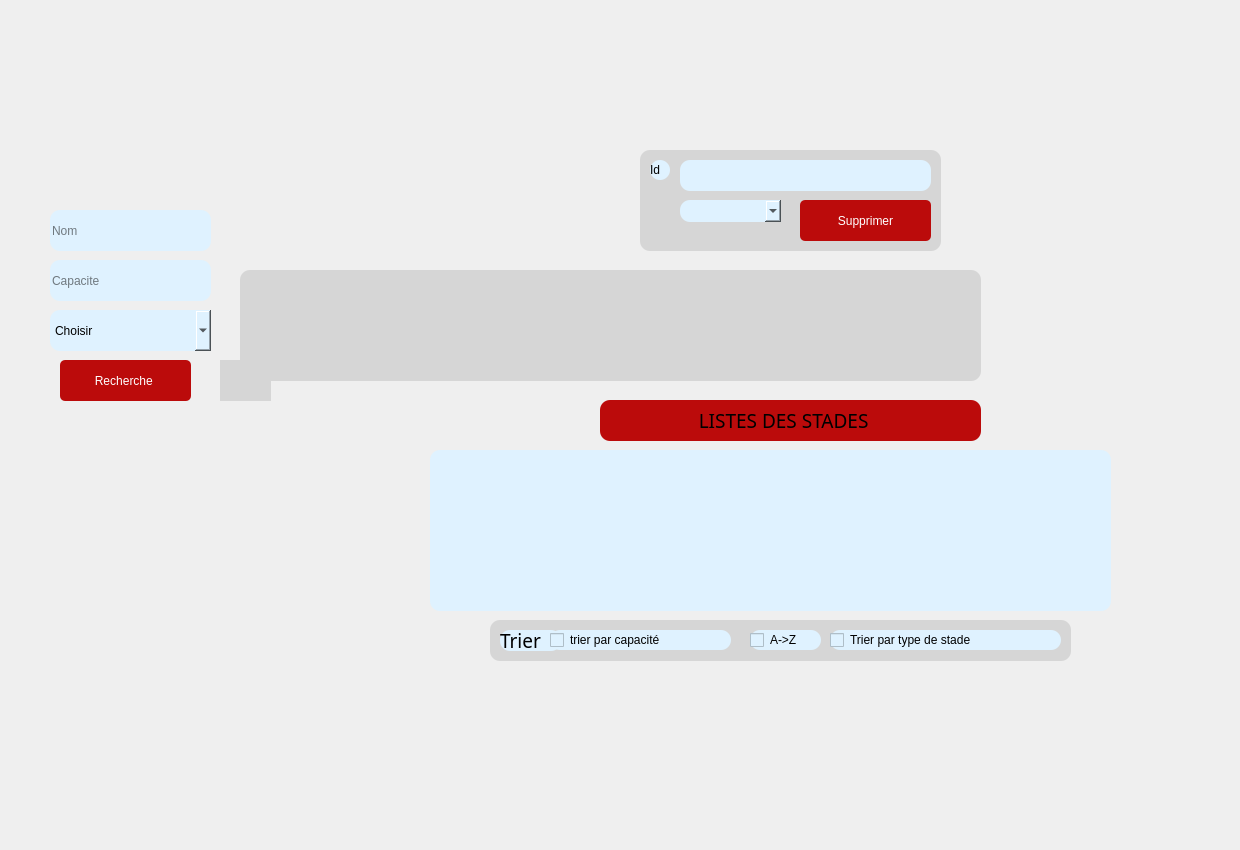
          <widget class="QWidget" name="tab_2">
           <attribute name="title">
            <string>List des stades</string>
           </attribute>
           <widget class="QTableView" name="tab_stade">
            <property name="geometry">
             <rect>
              <x>430</x>
              <y>450</y>
              <width>681</width>
              <height>161</height>
             </rect>
            </property>
            <property name="font">
             <font>
              <family>Bahnschrift</family>
              <pointsize>14</pointsize>
              <weight>50</weight>
              <italic>false</italic>
              <bold>false</bold>
              <underline>false</underline>
             </font>
            </property>
            <property name="styleSheet">
             <string notr="true">border: 1px solid gray;
font: 10pt &quot;Bahnschrift&quot;;
background: #FFFFFF;
color: #000000;
background-color: #DFF2FF; border: none;
border-radius: 10px;
icon-size: 30px;
font: 14pt &quot;Bahnschrift&quot;;
</string>
            </property>
           </widget>
           <widget class="QPushButton" name="pushButton">
            <property name="geometry">
             <rect>
              <x>800</x>
              <y>200</y>
              <width>131</width>
              <height>41</height>
             </rect>
            </property>
            <property name="styleSheet">
             <string notr="true">QPushButton {

padding: 1px;

border-style: solid;

border: 2px solid gray;

border-radius: 8px;

background-color: rgb(143, 143, 143);

border:2px solid #000;

}

QPushButton {

color: #fff !important;

text-transform: uppercase;

text-decoration: none;

background: #BB0B0B;

padding: 10px;

border-radius: 5px;

display: inline-block;

border: none;

transition: all 0.4s ease 0s;

}

QPushButton:hover {

background: #434343;

letter-spacing: 1px;

-webkit-box-shadow: 0px 5px 40px -10px rgba(0,0,0,0.57);

-moz-box-shadow: 0px 5px 40px -10px rgba(0,0,0,0.57);

box-shadow: 5px 40px -10px rgba(0,0,0,0.57);

transition: all 0.4s ease 0s;

}</string>
            </property>
            <property name="text">
             <string>Supprimer</string>
            </property>
            <property name="icon">
             <iconset>
              <normaloff>../../iconsu.png</normaloff>../../iconsu.png</iconset>
            </property>
           </widget>
           <widget class="QLabel" name="label_6">
            <property name="geometry">
             <rect>
              <x>650</x>
              <y>160</y>
              <width>20</width>
              <height>20</height>
             </rect>
            </property>
            <property name="styleSheet">
             <string notr="true">border: 1px solid gray;
font: 10pt &quot;Bahnschrift&quot;;
background: #FFFFFF;
color: #000000;
background-color: #DFF2FF; border: none;
border-radius: 10px;
icon-size: 30px;
font: 14pt &quot;Bahnschrift&quot;;
</string>
            </property>
            <property name="text">
             <string>Id</string>
            </property>
           </widget>
           <widget class="QLabel" name="label_7">
            <property name="geometry">
             <rect>
              <x>500</x>
              <y>630</y>
              <width>61</width>
              <height>21</height>
             </rect>
            </property>
            <property name="font">
             <font>
              <family>Bahnschrift</family>
              <pointsize>14</pointsize>
              <weight>50</weight>
              <italic>false</italic>
              <bold>false</bold>
              <underline>false</underline>
              <strikeout>false</strikeout>
              <kerning>true</kerning>
             </font>
            </property>
            <property name="styleSheet">
             <string notr="true">border: 1px solid gray;
font: 10pt &quot;Bahnschrift&quot;;
background: #FFFFFF;
color: #000000;
background-color: #DFF2FF; border: none;
border-radius: 10px;
icon-size: 30px;
font: 14pt &quot;Bahnschrift&quot;;
</string>
            </property>
            <property name="text">
             <string>Trier</string>
            </property>
            <property name="textFormat">
             <enum>Qt::AutoText</enum>
            </property>
           </widget>
           <widget class="QLineEdit" name="lineEdit_nom_3">
            <property name="geometry">
             <rect>
              <x>50</x>
              <y>210</y>
              <width>161</width>
              <height>41</height>
             </rect>
            </property>
            <property name="styleSheet">
             <string notr="true">border: 1px solid gray;
font: 10pt &quot;Bahnschrift&quot;;
background: #FFFFFF;
color: #000000;
background-color: #DFF2FF; border: none;
border-radius: 10px;
icon-size: 30px;
font: 14pt &quot;Bahnschrift&quot;;
</string>
            </property>
            <property name="placeholderText">
             <string>Nom</string>
            </property>
           </widget>
           <widget class="QLineEdit" name="lineEdit_capacite_3">
            <property name="geometry">
             <rect>
              <x>50</x>
              <y>260</y>
              <width>161</width>
              <height>41</height>
             </rect>
            </property>
            <property name="styleSheet">
             <string notr="true">border: 1px solid gray;
font: 10pt &quot;Bahnschrift&quot;;
background: #FFFFFF;
color: #000000;
background-color: #DFF2FF; border: none;
border-radius: 10px;
icon-size: 30px;
font: 14pt &quot;Bahnschrift&quot;;
</string>
            </property>
            <property name="placeholderText">
             <string>Capacite</string>
            </property>
           </widget>
           <widget class="QPushButton" name="pushButton_4">
            <property name="geometry">
             <rect>
              <x>60</x>
              <y>360</y>
              <width>131</width>
              <height>41</height>
             </rect>
            </property>
            <property name="styleSheet">
             <string notr="true">QPushButton {

padding: 1px;

border-style: solid;

border: 2px solid gray;

border-radius: 8px;

background-color: rgb(143, 143, 143);

border:2px solid #000;

}

QPushButton {

color: #fff !important;

text-transform: uppercase;

text-decoration: none;

background: #BB0B0B;

padding: 10px;

border-radius: 5px;

display: inline-block;

border: none;

transition: all 0.4s ease 0s;

}

QPushButton:hover {

background: #434343;

letter-spacing: 1px;

-webkit-box-shadow: 0px 5px 40px -10px rgba(0,0,0,0.57);

-moz-box-shadow: 0px 5px 40px -10px rgba(0,0,0,0.57);

box-shadow: 5px 40px -10px rgba(0,0,0,0.57);

transition: all 0.4s ease 0s;

}</string>
            </property>
            <property name="text">
             <string>Recherche </string>
            </property>
            <property name="icon">
             <iconset>
              <normaloff>../../../Downloads/search-interface-symbol (1).png</normaloff>../../../Downloads/search-interface-symbol (1).png</iconset>
            </property>
           </widget>
           <widget class="QPushButton" name="pushButton_2">
            <property name="geometry">
             <rect>
              <x>220</x>
              <y>360</y>
              <width>51</width>
              <height>41</height>
             </rect>
            </property>
            <property name="styleSheet">
             <string notr="true">icon-size: 30px;
background-color: rgb(214, 214, 214);
 border: none;</string>
            </property>
            <property name="text">
             <string/>
            </property>
            <property name="icon">
             <iconset>
              <normaloff>../../iconsu.png</normaloff>../../iconsu.png</iconset>
            </property>
           </widget>
           <widget class="QComboBox" name="comboBox_4">
            <property name="geometry">
             <rect>
              <x>680</x>
              <y>200</y>
              <width>101</width>
              <height>22</height>
             </rect>
            </property>
            <property name="styleSheet">
             <string notr="true">border: 1px solid gray;
font: 10pt &quot;Bahnschrift&quot;;
background: #FFFFFF;
color: #000000;
background-color: #DFF2FF; border: none;
border-radius: 10px;
icon-size: 30px;
font: 14pt &quot;Bahnschrift&quot;;
</string>
            </property>
           </widget>
           <widget class="QLabel" name="label_5">
            <property name="geometry">
             <rect>
              <x>240</x>
              <y>270</y>
              <width>741</width>
              <height>111</height>
             </rect>
            </property>
            <property name="styleSheet">
             <string notr="true">background-color: rgb(214, 214, 214);
border-radius: 10px;</string>
            </property>
            <property name="text">
             <string/>
            </property>
           </widget>
           <widget class="QLabel" name="label_12">
            <property name="geometry">
             <rect>
              <x>640</x>
              <y>150</y>
              <width>301</width>
              <height>101</height>
             </rect>
            </property>
            <property name="styleSheet">
             <string notr="true">background-color: rgb(214, 214, 214);
border-radius: 10px;</string>
            </property>
            <property name="text">
             <string/>
            </property>
           </widget>
           <widget class="QLabel" name="label_13">
            <property name="geometry">
             <rect>
              <x>490</x>
              <y>620</y>
              <width>581</width>
              <height>41</height>
             </rect>
            </property>
            <property name="styleSheet">
             <string notr="true">background-color: rgb(214, 214, 214);
border-radius: 10px;</string>
            </property>
            <property name="text">
             <string/>
            </property>
           </widget>
           <widget class="QLabel" name="label_15">
            <property name="geometry">
             <rect>
              <x>600</x>
              <y>400</y>
              <width>381</width>
              <height>41</height>
             </rect>
            </property>
            <property name="font">
             <font>
              <family>Bahnschrift</family>
              <pointsize>14</pointsize>
              <weight>50</weight>
              <italic>false</italic>
              <bold>false</bold>
              <underline>false</underline>
              <strikeout>false</strikeout>
              <kerning>true</kerning>
             </font>
            </property>
            <property name="styleSheet">
             <string notr="true">background: #FAEA73;
color: #000000;
background-color: #BB0B0B; border: none;
border-radius: 10px;
icon-size: 30px;
font: 14pt &quot;Bahnschrift&quot;;
</string>
            </property>
            <property name="text">
             <string>                    LISTES DES STADES </string>
            </property>
            <property name="textFormat">
             <enum>Qt::AutoText</enum>
            </property>
           </widget>
           <widget class="QComboBox" name="comboBox_recherche">
            <property name="geometry">
             <rect>
              <x>50</x>
              <y>310</y>
              <width>161</width>
              <height>41</height>
             </rect>
            </property>
            <property name="styleSheet">
             <string notr="true">border: 1px solid gray;
font: 10pt &quot;Bahnschrift&quot;;
background: #FFFFFF;
color: #000000;
background-color: #DFF2FF; border: none;
border-radius: 10px;
icon-size: 30px;
font: 14pt &quot;Bahnschrift&quot;;
</string>
            </property>
            <item>
             <property name="text">
              <string>Choisir</string>
             </property>
            </item>
            <item>
             <property name="text">
              <string>Terrain de Football</string>
             </property>
            </item>
            <item>
             <property name="text">
              <string>Terrain de Handball</string>
             </property>
            </item>
           </widget>
           <widget class="QCheckBox" name="checkBox_trierparcapacite">
            <property name="geometry">
             <rect>
              <x>550</x>
              <y>630</y>
              <width>181</width>
              <height>20</height>
             </rect>
            </property>
            <property name="styleSheet">
             <string notr="true">border: 1px solid gray;
font: 10pt &quot;Bahnschrift&quot;;
background: #FFFFFF;
color: #000000;
background-color: #DFF2FF; border: none;
border-radius: 10px;
icon-size: 30px;
font: 14pt &quot;Bahnschrift&quot;;
</string>
            </property>
            <property name="text">
             <string>trier par capacité</string>
            </property>
           </widget>
           <widget class="QCheckBox" name="checkBox_trirerparlettre">
            <property name="geometry">
             <rect>
              <x>750</x>
              <y>630</y>
              <width>71</width>
              <height>20</height>
             </rect>
            </property>
            <property name="styleSheet">
             <string notr="true">border: 1px solid gray;
font: 10pt &quot;Bahnschrift&quot;;
background: #FFFFFF;
color: #000000;
background-color: #DFF2FF; border: none;
border-radius: 10px;
icon-size: 30px;
font: 14pt &quot;Bahnschrift&quot;;
</string>
            </property>
            <property name="text">
             <string>A-&gt;Z</string>
            </property>
           </widget>
           <widget class="QCheckBox" name="checkBox_triertypestade">
            <property name="geometry">
             <rect>
              <x>830</x>
              <y>630</y>
              <width>231</width>
              <height>20</height>
             </rect>
            </property>
            <property name="styleSheet">
             <string notr="true">border: 1px solid gray;
font: 10pt &quot;Bahnschrift&quot;;
background: #FFFFFF;
color: #000000;
background-color: #DFF2FF; border: none;
border-radius: 10px;
icon-size: 30px;
font: 14pt &quot;Bahnschrift&quot;;
</string>
            </property>
            <property name="text">
             <string>Trier par type de stade</string>
            </property>
           </widget>
           <widget class="QLabel" name="label_30">
            <property name="geometry">
             <rect>
              <x>10</x>
              <y>-70</y>
              <width>1221</width>
              <height>841</height>
             </rect>
            </property>
            <property name="text">
             <string/>
            </property>
            <property name="pixmap">
             <pixmap>../../../../Nouveau dossier/image/cinq-choses-que-vous-ne-saviez-pas-sur-les-jeux-olympiques.jpg</pixmap>
            </property>
            <property name="scaledContents">
             <bool>true</bool>
            </property>
           </widget>
           <widget class="QLineEdit" name="lineEdit_id_supp">
            <property name="geometry">
             <rect>
              <x>680</x>
              <y>160</y>
              <width>251</width>
              <height>31</height>
             </rect>
            </property>
            <property name="styleSheet">
             <string notr="true">border: 1px solid gray;
font: 10pt &quot;Bahnschrift&quot;;
background: #FFFFFF;
color: #000000;
background-color: #DFF2FF; border: none;
border-radius: 10px;
icon-size: 30px;
font: 14pt &quot;Bahnschrift&quot;;
</string>
            </property>
            <property name="text">
             <string/>
            </property>
           </widget>
           <zorder>label_5</zorder>
           <zorder>label_30</zorder>
           <zorder>tab_stade</zorder>
           <zorder>lineEdit_capacite_3</zorder>
           <zorder>lineEdit_nom_3</zorder>
           <zorder>pushButton_4</zorder>
           <zorder>pushButton_2</zorder>
           <zorder>label_12</zorder>
           <zorder>comboBox_4</zorder>
           <zorder>label_6</zorder>
           <zorder>pushButton</zorder>
           <zorder>label_13</zorder>
           <zorder>label_7</zorder>
           <zorder>label_15</zorder>
           <zorder>comboBox_recherche</zorder>
           <zorder>checkBox_trierparcapacite</zorder>
           <zorder>checkBox_trirerparlettre</zorder>
           <zorder>checkBox_triertypestade</zorder>
           <zorder>lineEdit_id_supp</zorder>
          </widget>
